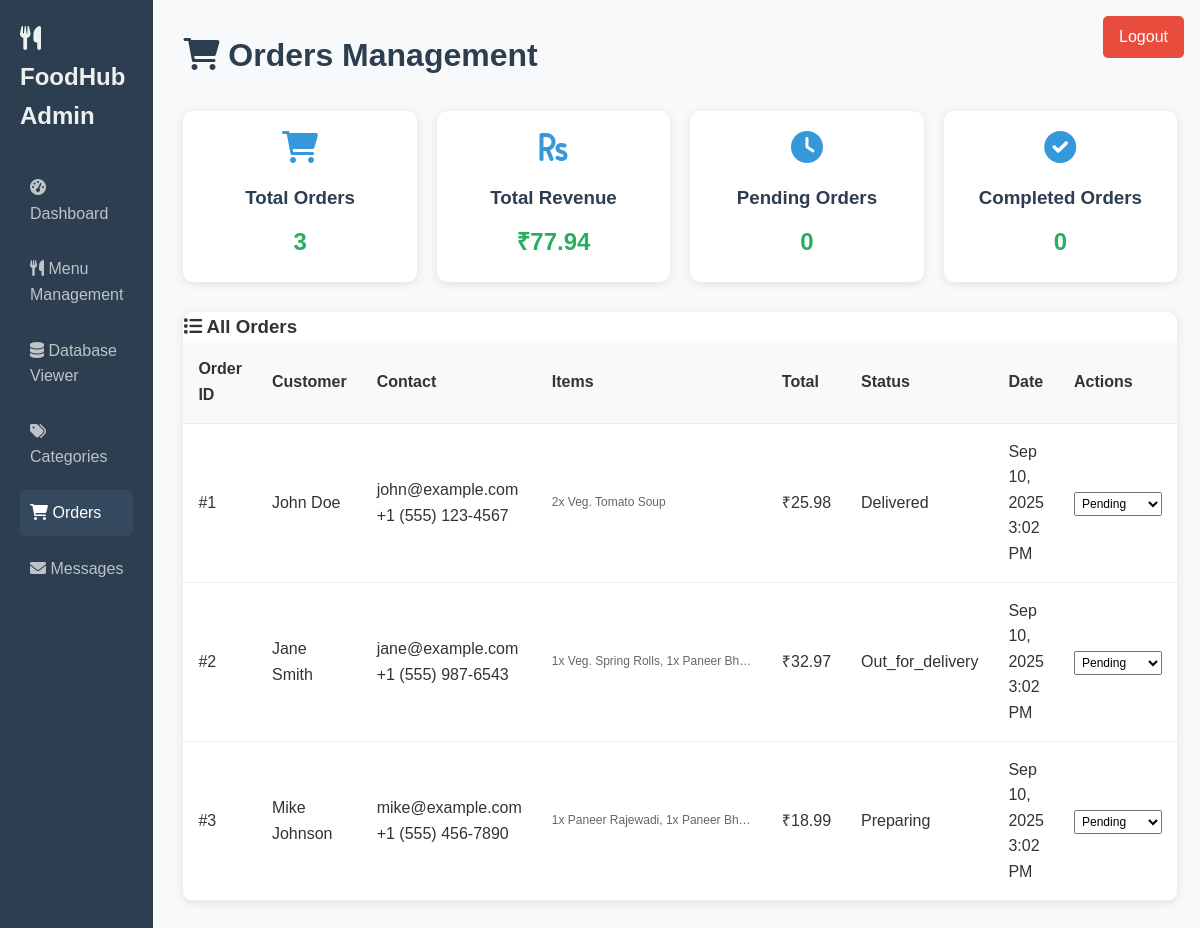
/admin/orders.php (signed in), run on the app's committed database.
### tables this page shows
CREATE TABLE IF NOT EXISTS orders (
    id INT AUTO_INCREMENT PRIMARY KEY,
    user_id INT,
    customer_name VARCHAR(255) NOT NULL,
    customer_email VARCHAR(255) NOT NULL,
    customer_phone VARCHAR(20) NOT NULL,
    delivery_address TEXT NOT NULL,
    total_amount DECIMAL(10,2) NOT NULL,
    payment_method VARCHAR(50) NOT NULL,
    order_status ENUM('pending', 'confirmed', 'preparing', 'out_for_delivery', 'delivered', 'cancelled') DEFAULT 'pending',
    order_date TIMESTAMP DEFAULT CURRENT_TIMESTAMP,
    FOREIGN KEY (user_id) REFERENCES users(id) ON DELETE SET NULL
);

### admin/orders.php (the view, shortened to what this page needs)
<?php
require_once '../config/database.php';
$orders = [];
try {
    $stmt = $pdo->query("
        SELECT o.*,
               COUNT(oi.id) as item_count,
               GROUP_CONCAT(CONCAT(oi.quantity, 'x ', mi.name) SEPARATOR ', ') as order_items
        FROM orders o
        LEFT JOIN order_items oi ON o.id = oi.order_id
        LEFT JOIN menu_items mi ON oi.menu_item_id = mi.id
        GROUP BY o.id
        ORDER BY o.order_date DESC
    ");
    $orders = $stmt->fetchAll();
} catch (PDOException $e) {
    $error = "Error fetching orders: " . $e->getMessage();
}
$stats = [];
try {
    $stmt = $pdo->query("SELECT COUNT(*) as total_orders FROM orders");
    $stats['total_orders'] = $stmt->fetchColumn();
    $stmt = $pdo->query("SELECT SUM(total_amount) as total_revenue FROM orders WHERE order_status != 'cancelled'");
    $stats['total_revenue'] = $stmt->fetchColumn() ?: 0;
    $stmt = $pdo->query("SELECT COUNT(*) as pending_orders FROM orders WHERE order_status = 'pending'");
    $stats['pending_orders'] = $stmt->fetchColumn();
    $stmt = $pdo->query("SELECT COUNT(*) as completed_orders FROM orders WHERE order_status = 'completed'");
    $stats['completed_orders'] = $stmt->fetchColumn();
} catch (PDOException $e) {
    $stats = ['total_orders' => 0, 'total_revenue' => 0, 'pending_orders' => 0, 'completed_orders' => 0];
}
?>
<!DOCTYPE html>
<html lang="en">
<head>
    <link rel="stylesheet" href="../css/style.css">
    <link href="https://cdnjs.cloudflare.com/ajax/libs/font-awesome/6.0.0/css/all.min.css" rel="stylesheet">
</head>
<body>
    <div class="admin-container">
        <div class="sidebar">
            <h2><i class="fas fa-utensils"></i> FoodHub Admin</h2>
            <ul>
                <li><a href="index.php"><i class="fas fa-tachometer-alt"></i> Dashboard</a></li>
                <li><a href="menu.php"><i class="fas fa-utensils"></i> Menu Management</a></li>
                <li><a href="database.php"><i class="fas fa-database"></i> Database Viewer</a></li>
                <li><a href="categories.php"><i class="fas fa-tags"></i> Categories</a></li>
                <li><a href="orders.php" class="active"><i class="fas fa-shopping-cart"></i> Orders</a></li>
                <li><a href="messages.php"><i class="fas fa-envelope"></i> Messages</a></li>
            </ul>
        </div>
        <div class="main-content">
            <a href="logout.php" class="logout-btn">Logout</a>
            <h1><i class="fas fa-shopping-cart"></i> Orders Management</h1>
            <div class="stats-grid">
                <div class="stat-card">
                    <i class="fas fa-shopping-cart"></i>
                    <h3>Total Orders</h3>
                    <p><?php echo $stats['total_orders']; ?></p>
                </div>
                <div class="stat-card">
                    <i class="fas fa-rupee-sign"></i>
                    <h3>Total Revenue</h3>
                    <p>₹<?php echo number_format($stats['total_revenue'], 2); ?></p>
                </div>
                <div class="stat-card">
                    <i class="fas fa-clock"></i>
                    <h3>Pending Orders</h3>
                    <p><?php echo $stats['pending_orders']; ?></p>
                </div>
                <div class="stat-card">
                    <i class="fas fa-check-circle"></i>
                    <h3>Completed Orders</h3>
                    <p><?php echo $stats['completed_orders']; ?></p>
                </div>
            </div>
            <div class="orders-table">
                <h3><i class="fas fa-list"></i> All Orders</h3>
                <table>
                    <thead>
                        <tr>
                            <th>Order ID</th>
                            <th>Customer</th>
                            <th>Contact</th>
                            <th>Items</th>
                            <th>Total</th>
                            <th>Status</th>
                            <th>Date</th>
                            <th>Actions</th>
                        </tr>
                    </thead>
                    <tbody>
                        <?php if (empty($orders)): ?>
                            <tr>
                                <td colspan="8" style="text-align: center; padding: 20px;">
                                    No orders found. Orders will appear here when customers place them.
                                </td>
                            </tr>
                        <?php else: ?>
                            <?php foreach ($orders as $order): ?>
                                <tr>
                                    <td>#<?php echo $order['id']; ?></td>
                                    <td><?php echo htmlspecialchars($order['customer_name']); ?></td>
                                    <td>
                                        <?php echo htmlspecialchars($order['customer_email']); ?><br>
                                        <?php echo htmlspecialchars($order['customer_phone']); ?>
                                    </td>
                                    <td>
                                        <div class="order-items" title="<?php echo htmlspecialchars($order['order_items']); ?>">
                                            <?php echo htmlspecialchars($order['order_items']); ?>
                                        </div>
                                    </td>
                                    <td>₹<?php echo number_format($order['total_amount'], 2); ?></td>
                                    <td>
                                        <span class="status-<?php echo $order['order_status']; ?>">
                                            <?php echo ucfirst($order['order_status']); ?>
                                        </span>
                                    </td>
                                    <td><?php echo date('M j, Y g:i A', strtotime($order['order_date'])); ?></td>
                                    <td>
                                        <form method="POST" style="display: inline;">
                                            <select name="status" onchange="this.form.submit()" style="padding: 3px; font-size: 12px;">
                                                <option value="pending" <?php echo $order['order_status'] === 'pending' ? 'selected' : ''; ?>>Pending</option>
                                            </select>
                                        </form>
                                    </td>
                                </tr>
                            <?php endforeach; ?>
                        <?php endif; ?>
                    </tbody>
                </table>
            </div>
        </div>
    </div>
</body>
</html>

### css/style.css (style rules this page uses)
* { margin: 0; padding: 0; box-sizing: border-box; }
:root { --primary-orange: #ff6b35; --primary-yellow: #ffd23f; --primary-green: #06d6a0; --primary-red: #ef476f; --neon-blue: #118ab2; --dark-bg: #073b4c; --glass-bg: rgba(255, 255, 255, 0.1); --glass-border: rgba(255, 255, 255, 0.2); --shadow-3d: 0 20px 40px rgba(0, 0, 0, 0.15); --shadow-hover: 0 30px 60px rgba(0, 0, 0, 0.25); --gradient-primary: linear-gradient(135deg, var(--primary-orange), var(--primary-red)); --gradient-secondary: linear-gradient(135deg, var(--primary-green), var(--neon-blue)); --gradient-bg: linear-gradient(135deg, #667eea 0%, #764ba2 50%, #ff6b35 100%); }
body { font-family: 'Poppins', sans-serif; line-height: 1.6; color: #333; overflow-x: hidden; background: var(--gradient-bg); min-height: 100vh; position: relative; }
body::before { content: ''; position: fixed; top: 0; left: 0; width: 100%; height: 100%; z-index: -1; animation: particleFloat 20s ease-in-out infinite; }

### admin/orders.php (style rules this page uses)
.admin-container { display: flex; min-height: 100vh; }
.sidebar { width: 250px; background: #2c3e50; color: white; padding: 20px; }
.sidebar h2 { margin-bottom: 30px; color: #ecf0f1; }
.sidebar ul { list-style: none; padding: 0; }
.sidebar li { margin-bottom: 10px; }
.sidebar a { color: #bdc3c7; text-decoration: none; padding: 10px; display: block; border-radius: 5px; transition: background 0.3s; }
.sidebar a:hover, .sidebar a.active { background: #34495e; color: white; }
.main-content { flex: 1; padding: 30px; background: #f8f9fa; }
.main-content h1 { color: #2c3e50; margin-bottom: 30px; }
.stats-grid { display: grid; grid-template-columns: repeat(auto-fit, minmax(200px, 1fr)); gap: 20px; margin-bottom: 30px; }
.stat-card { background: white; padding: 20px; border-radius: 10px; text-align: center; box-shadow: 0 2px 10px rgba(0,0,0,0.1); }
.stat-card i { font-size: 2rem; color: #3498db; margin-bottom: 10px; }
.stat-card h3 { margin: 10px 0; color: #2c3e50; }
.stat-card p { font-size: 1.5rem; font-weight: bold; color: #27ae60; margin: 0; }
.orders-table { background: white; border-radius: 10px; overflow: hidden; box-shadow: 0 2px 10px rgba(0,0,0,0.1); }
.orders-table table { width: 100%; border-collapse: collapse; }
.orders-table th, .orders-table td { padding: 15px; text-align: left; border-bottom: 1px solid #eee; }
.orders-table th { background: #f8f9fa; font-weight: 600; }
.logout-btn { position: absolute; top: 1rem; right: 1rem; background: #e74c3c; color: white; padding: 0.5rem 1rem; border-radius: 5px; text-decoration: none; }
.order-items { font-size: 12px; color: #666; max-width: 200px; overflow: hidden; text-overflow: ellipsis; white-space: nowrap; }

### data on the page
orders: id "1", customer_name "John Doe", customer_email "john@example.com", customer_phone "+1 (555) 123-4567", order_items "2x Veg. Tomato Soup", total_amount "25.98", order_status "Delivered", order_date "Sep 10, 2025 3:02 PM"
orders: id "2", customer_name "Jane Smith", customer_email "jane@example.com", customer_phone "+1 (555) 987-6543", order_items "1x Veg. Spring Rolls, 1x Paneer Bh…", total_amount "32.97", order_status "Out_for_delivery", order_date "Sep 10, 2025 3:02 PM"
orders: id "3", customer_name "Mike Johnson", customer_email "mike@example.com", customer_phone "+1 (555) 456-7890", order_items "1x Paneer Rajewadi, 1x Paneer Bh…", total_amount "18.99", order_status "Preparing", order_date "Sep 10, 2025 3:02 PM"

### other printed values
$stats['total_orders'] "3"
$stats['total_revenue'] "77.94"
$stats['pending_orders'] "0"
$stats['completed_orders'] "0"
